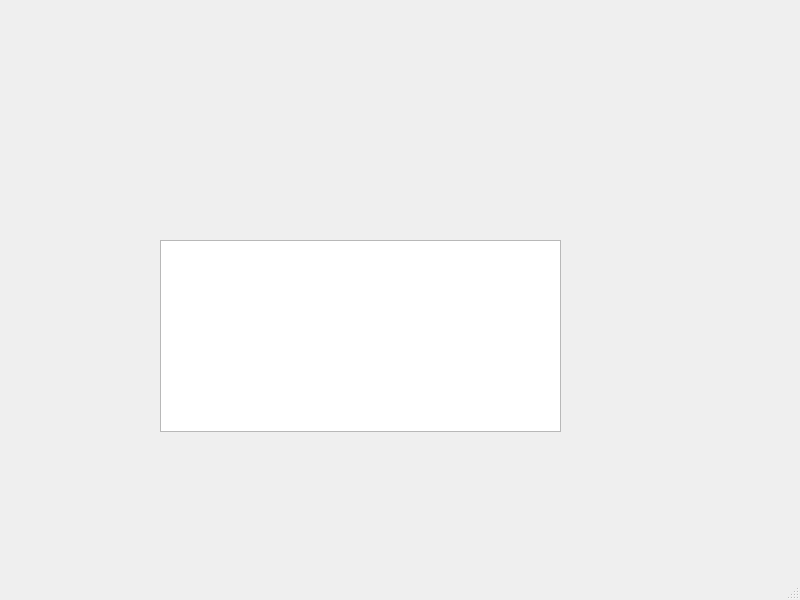
<?xml version="1.0" encoding="UTF-8"?>
<ui version="4.0">
 <class>MainWindow</class>
 <widget class="QMainWindow" name="MainWindow">
  <property name="geometry">
   <rect>
    <x>0</x>
    <y>0</y>
    <width>800</width>
    <height>600</height>
   </rect>
  </property>
  <property name="windowTitle">
   <string>MainWindow</string>
  </property>
  <widget class="QWidget" name="centralwidget">
   <widget class="QTableView" name="tableView">
    <property name="geometry">
     <rect>
      <x>160</x>
      <y>240</y>
      <width>401</width>
      <height>192</height>
     </rect>
    </property>
   </widget>
  </widget>
  <widget class="QMenuBar" name="menubar">
   <property name="geometry">
    <rect>
     <x>0</x>
     <y>0</y>
     <width>800</width>
     <height>20</height>
    </rect>
   </property>
  </widget>
  <widget class="QStatusBar" name="statusbar"/>
 </widget>
 <resources/>
 <connections/>
</ui>
